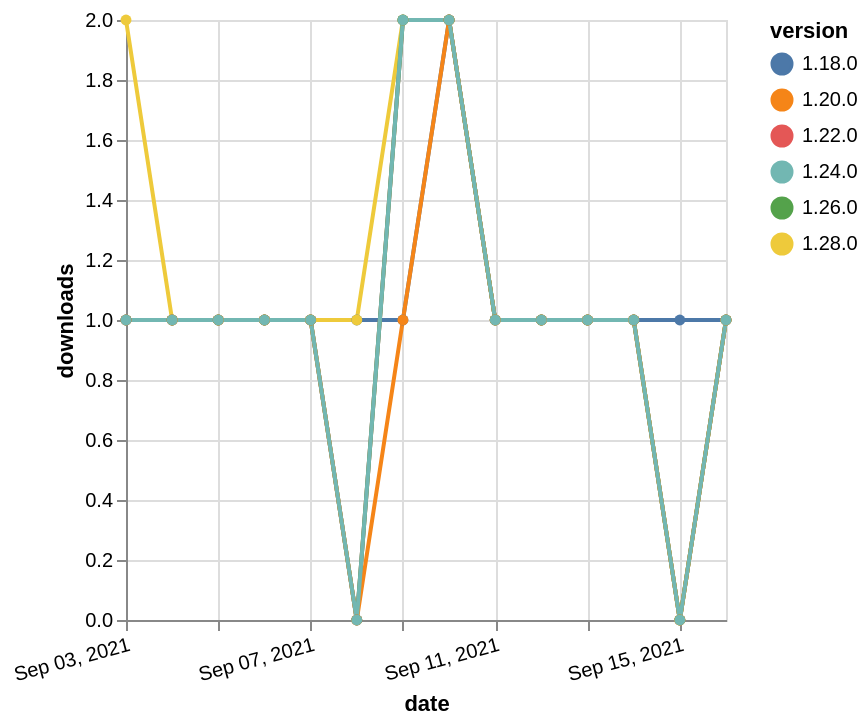

Vega-Lite specification stored for this chart:
### Vega-Lite specification from a JSON file in a GitHub repository (floating-point values rounded to 4 significant figures)
{"$schema": "https://vega.github.io/schema/vega-lite/v5.json", "description": "A simple bar chart with embedded data.", "data": {"values": [{"date": "2021-09-03", "total": 221, "delta": 1, "version": "1.18.0"}, {"date": "2021-09-04", "total": 222, "delta": 1, "version": "1.18.0"}, {"date": "2021-09-05", "total": 223, "delta": 1, "version": "1.18.0"}, {"date": "2021-09-06", "total": 224, "delta": 1, "version": "1.18.0"}, {"date": "2021-09-07", "total": 225, "delta": 1, "version": "1.18.0"}, {"date": "2021-09-08", "total": 226, "delta": 1, "version": "1.18.0"}, {"date": "2021-09-09", "total": 227, "delta": 1, "version": "1.18.0"}, {"date": "2021-09-10", "total": 229, "delta": 2, "version": "1.18.0"}, {"date": "2021-09-11", "total": 230, "delta": 1, "version": "1.18.0"}, {"date": "2021-09-12", "total": 231, "delta": 1, "version": "1.18.0"}, {"date": "2021-09-13", "total": 232, "delta": 1, "version": "1.18.0"}, {"date": "2021-09-14", "total": 233, "delta": 1, "version": "1.18.0"}, {"date": "2021-09-15", "total": 234, "delta": 1, "version": "1.18.0"}, {"date": "2021-09-16", "total": 235, "delta": 1, "version": "1.18.0"}, {"date": "2021-09-03", "total": 164, "delta": 1, "version": "1.22.0"}, {"date": "2021-09-04", "total": 165, "delta": 1, "version": "1.22.0"}, {"date": "2021-09-05", "total": 166, "delta": 1, "version": "1.22.0"}, {"date": "2021-09-06", "total": 167, "delta": 1, "version": "1.22.0"}, {"date": "2021-09-07", "total": 168, "delta": 1, "version": "1.22.0"}, {"date": "2021-09-08", "total": 168, "delta": 0, "version": "1.22.0"}, {"date": "2021-09-09", "total": 170, "delta": 2, "version": "1.22.0"}, {"date": "2021-09-10", "total": 172, "delta": 2, "version": "1.22.0"}, {"date": "2021-09-11", "total": 173, "delta": 1, "version": "1.22.0"}, {"date": "2021-09-12", "total": 174, "delta": 1, "version": "1.22.0"}, {"date": "2021-09-13", "total": 175, "delta": 1, "version": "1.22.0"}, {"date": "2021-09-14", "total": 176, "delta": 1, "version": "1.22.0"}, {"date": "2021-09-15", "total": 176, "delta": 0, "version": "1.22.0"}, {"date": "2021-09-16", "total": 177, "delta": 1, "version": "1.22.0"}, {"date": "2021-09-03", "total": 116, "delta": 2, "version": "1.28.0"}, {"date": "2021-09-04", "total": 117, "delta": 1, "version": "1.28.0"}, {"date": "2021-09-05", "total": 118, "delta": 1, "version": "1.28.0"}, {"date": "2021-09-06", "total": 119, "delta": 1, "version": "1.28.0"}, {"date": "2021-09-07", "total": 120, "delta": 1, "version": "1.28.0"}, {"date": "2021-09-08", "total": 121, "delta": 1, "version": "1.28.0"}, {"date": "2021-09-09", "total": 123, "delta": 2, "version": "1.28.0"}, {"date": "2021-09-10", "total": 125, "delta": 2, "version": "1.28.0"}, {"date": "2021-09-11", "total": 126, "delta": 1, "version": "1.28.0"}, {"date": "2021-09-12", "total": 127, "delta": 1, "version": "1.28.0"}, {"date": "2021-09-13", "total": 128, "delta": 1, "version": "1.28.0"}, {"date": "2021-09-14", "total": 129, "delta": 1, "version": "1.28.0"}, {"date": "2021-09-15", "total": 129, "delta": 0, "version": "1.28.0"}, {"date": "2021-09-16", "total": 130, "delta": 1, "version": "1.28.0"}, {"date": "2021-09-03", "total": 167, "delta": 1, "version": "1.26.0"}, {"date": "2021-09-04", "total": 168, "delta": 1, "version": "1.26.0"}, {"date": "2021-09-05", "total": 169, "delta": 1, "version": "1.26.0"}, {"date": "2021-09-06", "total": 170, "delta": 1, "version": "1.26.0"}, {"date": "2021-09-07", "total": 171, "delta": 1, "version": "1.26.0"}, {"date": "2021-09-08", "total": 171, "delta": 0, "version": "1.26.0"}, {"date": "2021-09-09", "total": 173, "delta": 2, "version": "1.26.0"}, {"date": "2021-09-10", "total": 175, "delta": 2, "version": "1.26.0"}, {"date": "2021-09-11", "total": 176, "delta": 1, "version": "1.26.0"}, {"date": "2021-09-12", "total": 177, "delta": 1, "version": "1.26.0"}, {"date": "2021-09-13", "total": 178, "delta": 1, "version": "1.26.0"}, {"date": "2021-09-14", "total": 179, "delta": 1, "version": "1.26.0"}, {"date": "2021-09-15", "total": 179, "delta": 0, "version": "1.26.0"}, {"date": "2021-09-16", "total": 180, "delta": 1, "version": "1.26.0"}, {"date": "2021-09-03", "total": 181, "delta": 1, "version": "1.20.0"}, {"date": "2021-09-04", "total": 182, "delta": 1, "version": "1.20.0"}, {"date": "2021-09-05", "total": 183, "delta": 1, "version": "1.20.0"}, {"date": "2021-09-06", "total": 184, "delta": 1, "version": "1.20.0"}, {"date": "2021-09-07", "total": 185, "delta": 1, "version": "1.20.0"}, {"date": "2021-09-08", "total": 185, "delta": 0, "version": "1.20.0"}, {"date": "2021-09-09", "total": 186, "delta": 1, "version": "1.20.0"}, {"date": "2021-09-10", "total": 188, "delta": 2, "version": "1.20.0"}, {"date": "2021-09-11", "total": 189, "delta": 1, "version": "1.20.0"}, {"date": "2021-09-12", "total": 190, "delta": 1, "version": "1.20.0"}, {"date": "2021-09-13", "total": 191, "delta": 1, "version": "1.20.0"}, {"date": "2021-09-14", "total": 192, "delta": 1, "version": "1.20.0"}, {"date": "2021-09-15", "total": 192, "delta": 0, "version": "1.20.0"}, {"date": "2021-09-16", "total": 193, "delta": 1, "version": "1.20.0"}, {"date": "2021-09-03", "total": 145, "delta": 1, "version": "1.24.0"}, {"date": "2021-09-04", "total": 146, "delta": 1, "version": "1.24.0"}, {"date": "2021-09-05", "total": 147, "delta": 1, "version": "1.24.0"}, {"date": "2021-09-06", "total": 148, "delta": 1, "version": "1.24.0"}, {"date": "2021-09-07", "total": 149, "delta": 1, "version": "1.24.0"}, {"date": "2021-09-08", "total": 149, "delta": 0, "version": "1.24.0"}, {"date": "2021-09-09", "total": 151, "delta": 2, "version": "1.24.0"}, {"date": "2021-09-10", "total": 153, "delta": 2, "version": "1.24.0"}, {"date": "2021-09-11", "total": 154, "delta": 1, "version": "1.24.0"}, {"date": "2021-09-12", "total": 155, "delta": 1, "version": "1.24.0"}, {"date": "2021-09-13", "total": 156, "delta": 1, "version": "1.24.0"}, {"date": "2021-09-14", "total": 157, "delta": 1, "version": "1.24.0"}, {"date": "2021-09-15", "total": 157, "delta": 0, "version": "1.24.0"}, {"date": "2021-09-16", "total": 158, "delta": 1, "version": "1.24.0"}]}, "width": "container", "mark": {"type": "line", "point": {"filled": true}}, "encoding": {"x": {"field": "date", "type": "temporal", "timeUnit": "yearmonthdate", "title": "date", "axis": {"labelAngle": -15}}, "y": {"field": "delta", "type": "quantitative", "title": "downloads"}, "color": {"field": "version", "type": "nominal"}, "tooltip": {"field": "delta"}}}
